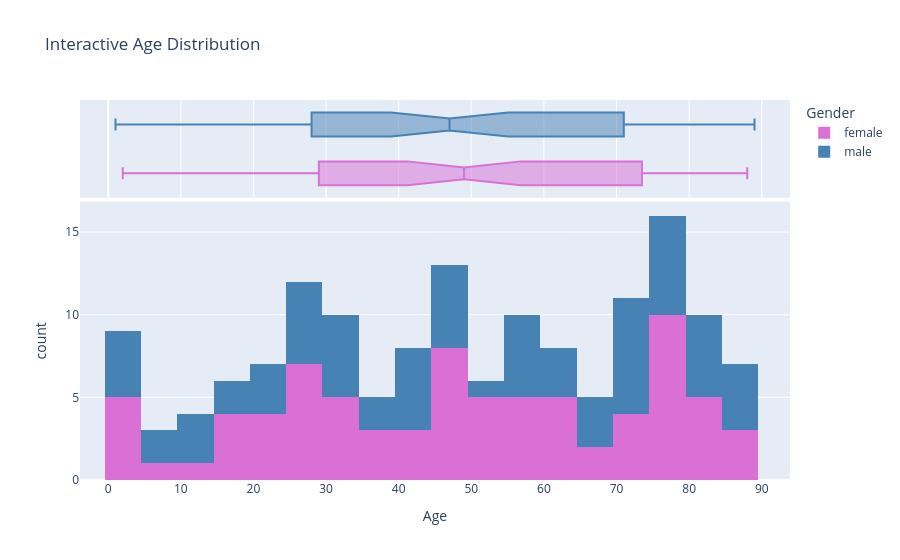
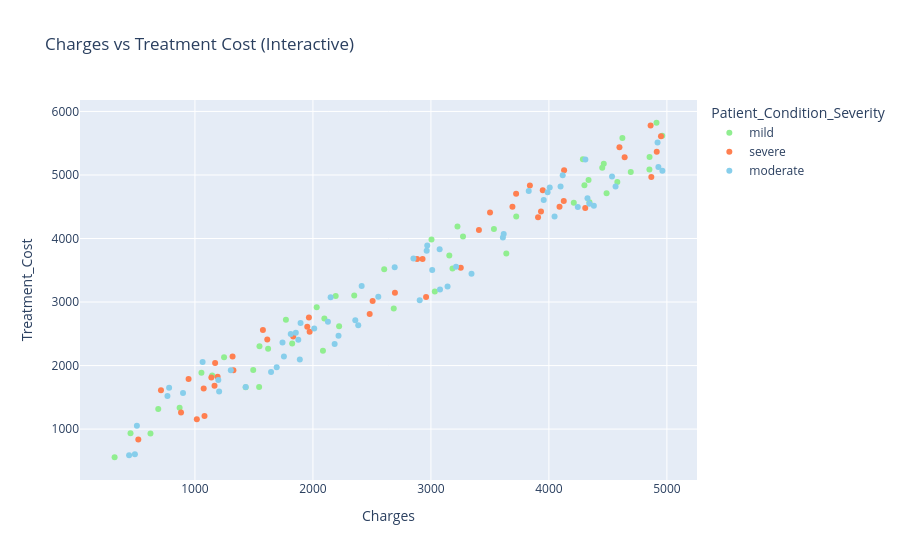
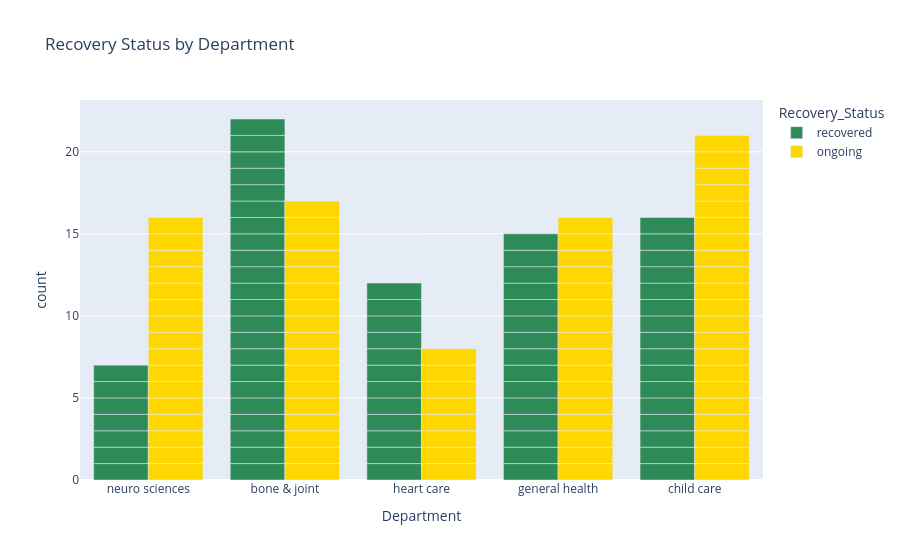
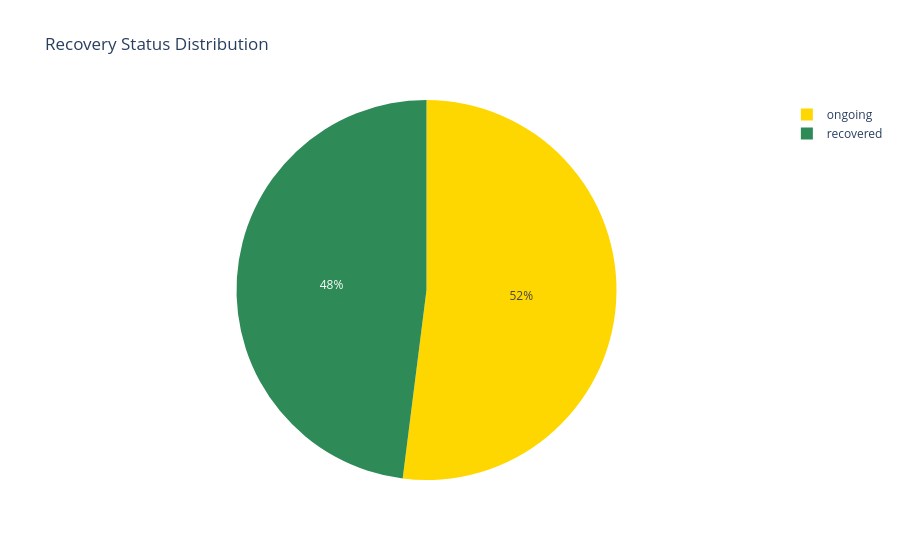

Write notebook code for charts like these, in order.
### Code cell
import matplotlib.pyplot as plt
import seaborn as sns
import plotly.express as px

# -------------------------------
# Age Distribution
# -------------------------------
plt.figure(figsize=(6,4))
sns.histplot(df['Age'].dropna(), bins=30, kde=True, color='skyblue', edgecolor='black')
plt.title("Age Distribution of Patients")
plt.xlabel("Age")
plt.ylabel("Count")
plt.show()

fig_age = px.histogram(df, x="Age", nbins=30, color="Gender",
                       color_discrete_map={"male":"steelblue","female":"orchid"},
                       marginal="box", title="Interactive Age Distribution")
fig_age.show()

# -------------------------------
# Charges vs Treatment Cost
# -------------------------------
plt.figure(figsize=(6,4))
sns.scatterplot(data=df, x="Charges", y="Treatment_Cost",
                hue="Patient_Condition_Severity",
                palette={"mild":"lightgreen","moderate":"skyblue","severe":"coral"})
plt.title("Charges vs Treatment Cost by Severity")
plt.show()

fig_cost = px.scatter(df, x="Charges", y="Treatment_Cost",
                      color="Patient_Condition_Severity",
                      color_discrete_map={"mild":"lightgreen","moderate":"skyblue","severe":"coral"},
                      hover_data=["Gender","Department","Recovery_Status"],
                      title="Charges vs Treatment Cost (Interactive)")
fig_cost.show()

# -------------------------------
# Recovery Status by Department
# -------------------------------
plt.figure(figsize=(8,4))
sns.countplot(data=df, x="Department", hue="Recovery_Status",
              palette={"recovered":"seagreen","ongoing":"gold","unknown":"gray"})
plt.title("Recovery Status by Department")
plt.xticks(rotation=45)
plt.show()

fig_recovery = px.bar(df, x="Department", color="Recovery_Status",
                      color_discrete_map={"recovered":"seagreen","ongoing":"gold","unknown":"gray"},
                      title="Recovery Status by Department", barmode="group")
fig_recovery.show()

# -------------------------------
# Recovery Status Distribution
# -------------------------------
plt.figure(figsize=(5,5))
df['Recovery_Status'].value_counts().plot.pie(
    autopct='%1.1f%%',
    colors=['seagreen','gold','gray'])
plt.title("Recovery Status Distribution")
plt.ylabel("")
plt.show()

fig_pie = px.pie(df, names="Recovery_Status",
                 color="Recovery_Status",
                 color_discrete_map={"recovered":"seagreen","ongoing":"gold","unknown":"gray"},
                 title="Recovery Status Distribution")
fig_pie.show()

# -------------------------------
# Readmission Trend by Age
# -------------------------------
plt.figure(figsize=(6,4))
sns.lineplot(data=df, x="Age", y="Readmission_Count", hue="Department", palette="Set2")
plt.title("Readmission Count by Age and Department")
plt.show()

fig_readmit = px.line(df, x="Age", y="Readmission_Count",
                      color="Department", title="Readmission Trend (Interactive)")
fig_readmit.show()

# -------------------------------
# Correlation Heatmap
# -------------------------------
num_cols = ["Age","Charges","Visit_Duration","Treatment_Cost","Readmission_Count"]
plt.figure(figsize=(8,6))
sns.heatmap(df[num_cols].corr(), annot=True, cmap="coolwarm")
plt.title("Correlation Heatmap (Seaborn)")
plt.show()

fig_heatmap = px.imshow(df[num_cols].corr(), text_auto=True,
                        color_continuous_scale="RdBu", title="Correlation Heatmap (Interactive)")
fig_heatmap.show()

### Figure 1 — Plotly figure (JSON) as saved in the notebook; plotly's stock layout.template omitted (floating-point values rounded to 4 significant figures)
{"data": [{"bingroup": "x", "hovertemplate": "Gender=female<br>Age=%{x}<br>count=%{y}<extra></extra>", "legendgroup": "female", "marker": {"color": "orchid", "pattern": {"shape": ""}}, "name": "female", "nbinsx": 30, "orientation": "v", "showlegend": true, "type": "histogram", "x": [58, 30, 74, 53, 76, 4, 73, 83, 47, 65, 30, 75, 45, 47, 52, 25, 50, 85, 80, 50, 29, 56, 74, 26, 64, 2, 22, 63, 75, 88, 77, 29, 25, 13, 4, 48, 36, 79, 18, 26, 43, 49, 57, 31, 2, 57, 2, 45, 79, 81, 17, 31, 38, 21, 60, 87, 18, 58, 78, 16, 80, 36, 81, 62, 5, 49, 30, 73, 50, 67, 75, 23, 43, 61, 44, 79, 47, 29, 76, 23], "xaxis": "x", "yaxis": "y"}, {"hovertemplate": "Gender=female<br>Age=%{x}<extra></extra>", "legendgroup": "female", "marker": {"color": "orchid"}, "name": "female", "notched": true, "showlegend": false, "type": "box", "x": [58, 30, 74, 53, 76, 4, 73, 83, 47, 65, 30, 75, 45, 47, 52, 25, 50, 85, 80, 50, 29, 56, 74, 26, 64, 2, 22, 63, 75, 88, 77, 29, 25, 13, 4, 48, 36, 79, 18, 26, 43, 49, 57, 31, 2, 57, 2, 45, 79, 81, 17, 31, 38, 21, 60, 87, 18, 58, 78, 16, 80, 36, 81, 62, 5, 49, 30, 73, 50, 67, 75, 23, 43, 61, 44, 79, 47, 29, 76, 23], "xaxis": "x2", "yaxis": "y2"}, {"bingroup": "x", "hovertemplate": "Gender=male<br>Age=%{x}<br>count=%{y}<extra></extra>", "legendgroup": "male", "marker": {"color": "steelblue", "pattern": {"shape": ""}}, "name": "male", "nbinsx": 30, "orientation": "v", "showlegend": true, "type": "histogram", "x": [28, 10, 45, 4, 83, 40, 88, 26, 16, 81, 82, 79, 36, 76, 1, 40, 63, 70, 70, 31, 1, 77, 71, 85, 71, 80, 66, 87, 45, 64, 22, 3, 78, 9, 55, 54, 89, 31, 12, 65, 56, 46, 71, 73, 30, 44, 35, 26, 23, 74, 65, 32, 64, 27, 58, 57, 55, 40, 43, 28, 83, 48, 9, 46, 78, 11, 24, 30, 78, 17], "xaxis": "x", "yaxis": "y"}, {"hovertemplate": "Gender=male<br>Age=%{x}<extra></extra>", "legendgroup": "male", "marker": {"color": "steelblue"}, "name": "male", "notched": true, "showlegend": false, "type": "box", "x": [28, 10, 45, 4, 83, 40, 88, 26, 16, 81, 82, 79, 36, 76, 1, 40, 63, 70, 70, 31, 1, 77, 71, 85, 71, 80, 66, 87, 45, 64, 22, 3, 78, 9, 55, 54, 89, 31, 12, 65, 56, 46, 71, 73, 30, 44, 35, 26, 23, 74, 65, 32, 64, 27, 58, 57, 55, 40, 43, 28, 83, 48, 9, 46, 78, 11, 24, 30, 78, 17], "xaxis": "x2", "yaxis": "y2"}], "layout": {"barmode": "relative", "legend": {"title": {"text": "Gender"}, "tracegroupgap": 0}, "title": {"text": "Interactive Age Distribution"}, "xaxis": {"anchor": "y", "domain": [0, 1], "title": {"text": "Age"}}, "xaxis2": {"anchor": "y2", "domain": [0, 1], "matches": "x", "showgrid": true, "showticklabels": false}, "yaxis": {"anchor": "x", "domain": [0, 0.7326], "title": {"text": "count"}}, "yaxis2": {"anchor": "x2", "domain": [0.7426, 1], "matches": "y2", "showgrid": false, "showline": false, "showticklabels": false, "ticks": ""}}}

### Figure 2 — Plotly figure (JSON) as saved in the notebook; plotly's stock layout.template omitted (floating-point values rounded to 4 significant figures; data arrays with more than 128 entries replaced by an {"elided": "..."} marker saying what was removed)
{"data": [{"customdata": {"elided": "47x3 str values"}, "hovertemplate": "Patient_Condition_Severity=mild<br>Charges=%{x}<br>Treatment_Cost=%{y}<br>Gender=%{customdata[0]}<br>Department=%{customdata[1]}<br>Recovery_Status=%{customdata[2]}<extra></extra>", "legendgroup": "mild", "marker": {"color": "lightgreen", "symbol": "circle"}, "mode": "markers", "name": "mild", "orientation": "v", "showlegend": true, "type": "scatter", "x": [2685, 2032, 2222, 4489, 3723, 2085, 1494, 1544, 2097, 623, 1055, 4623, 4961, 4853, 1620, 4694, 689, 4465, 454, 2350, 870, 4301, 4852, 3225, 1547, 3534, 1430, 319, 4211, 2604, 4580, 3005, 1247, 4288, 1146, 3639, 2193, 4912, 3156, 3033, 4344, 1771, 1824, 3183, 4452, 3272, 4336], "xaxis": "x", "y": [2898, 2918, 2619, 4713, 4347, 2232, 1931, 1662, 2739, 929, 1888, 5580, 5619, 5283, 2264, 5045, 1317, 5177, 936, 3104, 1337, 4839, 5088, 4188, 2304, 4148, 1659, 557, 4562, 3518, 4889, 3984, 2130, 5248, 1845, 3764, 3094, 5822, 3731, 3164, 4569, 2722, 2348, 3526, 5113, 4032, 4921], "yaxis": "y"}, {"customdata": {"elided": "44x3 str values"}, "hovertemplate": "Patient_Condition_Severity=severe<br>Charges=%{x}<br>Treatment_Cost=%{y}<br>Gender=%{customdata[0]}<br>Department=%{customdata[1]}<br>Recovery_Status=%{customdata[2]}<extra></extra>", "legendgroup": "severe", "marker": {"color": "coral", "symbol": "circle"}, "mode": "markers", "name": "severe", "orientation": "v", "showlegend": true, "type": "scatter", "x": [2481, 1081, 2506, 882, 3253, 1192, 3407, 1171, 3908, 1613, 4090, 4308, 3691, 1952, 4129, 2695, 1576, 2883, 1966, 3933, 4598, 4862, 3948, 3501, 4914, 1166, 1319, 3722, 2929, 4868, 2959, 1074, 1833, 1139, 1326, 1016, 1972, 4950, 946, 4642, 520, 3839, 712, 4126], "xaxis": "x", "y": [2812, 1207, 3018, 1260, 3541, 1825, 4132, 2042, 4336, 2410, 4500, 4481, 4499, 2613, 5074, 3145, 2560, 3676, 2756, 4427, 5436, 5777, 4761, 4409, 5367, 1683, 2142, 4704, 3676, 4969, 3080, 1638, 2456, 1814, 1925, 1157, 2533, 5610, 1787, 5278, 835, 4834, 1610, 4591], "yaxis": "y"}, {"customdata": {"elided": "59x3 str values"}, "hovertemplate": "Patient_Condition_Severity=moderate<br>Charges=%{x}<br>Treatment_Cost=%{y}<br>Gender=%{customdata[0]}<br>Department=%{customdata[1]}<br>Recovery_Status=%{customdata[2]}<extra></extra>", "legendgroup": "moderate", "marker": {"color": "skyblue", "symbol": "circle"}, "mode": "markers", "name": "moderate", "orientation": "v", "showlegend": true, "type": "scatter", "x": [1895, 4099, 1645, 3610, 4048, 781, 3074, 3344, 3213, 2217, 1754, 1430, 3141, 4928, 1693, 1742, 4117, 3829, 2905, 3077, 1205, 2359, 1855, 1876, 767, 2011, 2852, 2127, 4343, 442, 4327, 4309, 508, 4381, 4245, 4962, 4565, 4535, 3011, 1304, 899, 2150, 1889, 1065, 4007, 2413, 3617, 491, 4921, 2964, 2384, 3989, 2693, 1198, 1812, 2554, 2184, 2969, 3956], "xaxis": "x", "y": [2671, 4820, 1899, 4017, 4345, 1650, 3832, 3444, 3555, 2471, 2141, 1664, 3244, 5124, 1972, 2365, 4995, 4749, 3029, 3199, 1592, 2715, 2515, 2405, 1523, 2584, 3686, 2690, 4549, 587, 4635, 5244, 1053, 4517, 4497, 5065, 4820, 4975, 3506, 1926, 1570, 3075, 2095, 2057, 4801, 3253, 4070, 606, 5513, 3808, 2634, 4728, 3549, 1773, 2495, 3082, 2339, 3889, 4607], "yaxis": "y"}], "layout": {"legend": {"title": {"text": "Patient_Condition_Severity"}, "tracegroupgap": 0}, "title": {"text": "Charges vs Treatment Cost (Interactive)"}, "xaxis": {"anchor": "y", "domain": [0, 1], "title": {"text": "Charges"}}, "yaxis": {"anchor": "x", "domain": [0, 1], "title": {"text": "Treatment_Cost"}}}}

### Figure 3 — Plotly figure (JSON) as saved in the notebook; plotly's stock layout.template omitted (floating-point values rounded to 4 significant figures)
{"data": [{"alignmentgroup": "True", "hovertemplate": "Recovery_Status=recovered<br>Department=%{x}<br>count=%{y}<extra></extra>", "legendgroup": "recovered", "marker": {"color": "seagreen", "pattern": {"shape": ""}}, "name": "recovered", "offsetgroup": "recovered", "orientation": "v", "showlegend": true, "textposition": "auto", "type": "bar", "x": ["neuro sciences", "bone & joint", "heart care", "general health", "heart care", "bone & joint", "child care", "neuro sciences", "general health", "heart care", "bone & joint", "general health", "child care", "general health", "bone & joint", "bone & joint", "bone & joint", "child care", "neuro sciences", "heart care", "bone & joint", "child care", "child care", "child care", "general health", "general health", "general health", "child care", "child care", "heart care", "bone & joint", "general health", "child care", "bone & joint", "heart care", "general health", "child care", "bone & joint", "bone & joint", "bone & joint", "heart care", "general health", "heart care", "child care", "child care", "bone & joint", "heart care", "general health", "bone & joint", "heart care", "child care", "bone & joint", "child care", "bone & joint", "neuro sciences", "bone & joint", "child care", "neuro sciences", "general health", "bone & joint", "bone & joint", "neuro sciences", "general health", "bone & joint", "bone & joint", "neuro sciences", "heart care", "general health", "bone & joint", "child care", "general health", "heart care"], "xaxis": "x", "y": [1, 1, 1, 1, 1, 1, 1, 1, 1, 1, 1, 1, 1, 1, 1, 1, 1, 1, 1, 1, 1, 1, 1, 1, 1, 1, 1, 1, 1, 1, 1, 1, 1, 1, 1, 1, 1, 1, 1, 1, 1, 1, 1, 1, 1, 1, 1, 1, 1, 1, 1, 1, 1, 1, 1, 1, 1, 1, 1, 1, 1, 1, 1, 1, 1, 1, 1, 1, 1, 1, 1, 1], "yaxis": "y"}, {"alignmentgroup": "True", "hovertemplate": "Recovery_Status=ongoing<br>Department=%{x}<br>count=%{y}<extra></extra>", "legendgroup": "ongoing", "marker": {"color": "gold", "pattern": {"shape": ""}}, "name": "ongoing", "offsetgroup": "ongoing", "orientation": "v", "showlegend": true, "textposition": "auto", "type": "bar", "x": ["neuro sciences", "bone & joint", "bone & joint", "child care", "bone & joint", "neuro sciences", "general health", "child care", "bone & joint", "heart care", "child care", "neuro sciences", "bone & joint", "neuro sciences", "general health", "heart care", "general health", "bone & joint", "child care", "bone & joint", "neuro sciences", "neuro sciences", "general health", "general health", "bone & joint", "neuro sciences", "heart care", "bone & joint", "bone & joint", "child care", "general health", "child care", "child care", "child care", "neuro sciences", "heart care", "child care", "general health", "bone & joint", "child care", "child care", "neuro sciences", "general health", "bone & joint", "heart care", "general health", "child care", "child care", "child care", "general health", "child care", "child care", "child care", "bone & joint", "general health", "heart care", "neuro sciences", "bone & joint", "general health", "neuro sciences", "heart care", "general health", "general health", "neuro sciences", "neuro sciences", "child care", "child care", "child care", "neuro sciences", "bone & joint", "bone & joint", "bone & joint", "neuro sciences", "neuro sciences", "child care", "heart care", "general health", "general health"], "xaxis": "x", "y": [1, 1, 1, 1, 1, 1, 1, 1, 1, 1, 1, 1, 1, 1, 1, 1, 1, 1, 1, 1, 1, 1, 1, 1, 1, 1, 1, 1, 1, 1, 1, 1, 1, 1, 1, 1, 1, 1, 1, 1, 1, 1, 1, 1, 1, 1, 1, 1, 1, 1, 1, 1, 1, 1, 1, 1, 1, 1, 1, 1, 1, 1, 1, 1, 1, 1, 1, 1, 1, 1, 1, 1, 1, 1, 1, 1, 1, 1], "yaxis": "y"}], "layout": {"barmode": "group", "legend": {"title": {"text": "Recovery_Status"}, "tracegroupgap": 0}, "title": {"text": "Recovery Status by Department"}, "xaxis": {"anchor": "y", "domain": [0, 1], "title": {"text": "Department"}}, "yaxis": {"anchor": "x", "domain": [0, 1], "title": {"text": "count"}}}}

### Figure 4 — Plotly figure (JSON) as saved in the notebook; plotly's stock layout.template omitted (floating-point values rounded to 4 significant figures; data arrays with more than 128 entries replaced by an {"elided": "..."} marker saying what was removed)
{"data": [{"customdata": {"elided": "150x1 str values"}, "domain": {"x": [0, 1], "y": [0, 1]}, "hovertemplate": "Recovery_Status=%{customdata[0]}<extra></extra>", "labels": {"elided": "150 str values"}, "legendgroup": "", "marker": {"colors": {"elided": "150 str values"}}, "name": "", "showlegend": true, "type": "pie"}], "layout": {"legend": {"tracegroupgap": 0}, "title": {"text": "Recovery Status Distribution"}}}
